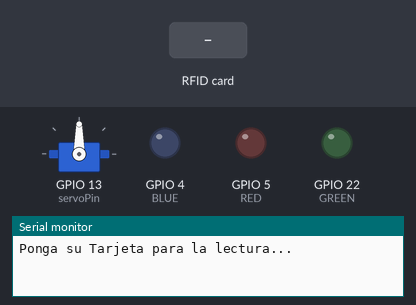
This sketch was run on a simulated ESP32. Shown: servo, output pins drawn as LEDs (lit = HIGH), the last lines printed to the serial monitor. The test bench sets the inputs (shaded band).

Above: at 1.2 s.
1.3 s: RFID card 33 D5 24 94 held to the reader
At 1.8 s:
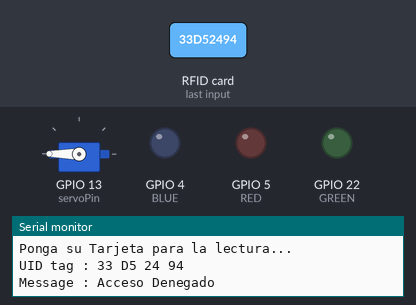
2.8 s: RFID card F3 B5 E0 10 held to the reader
At 3.4 s:
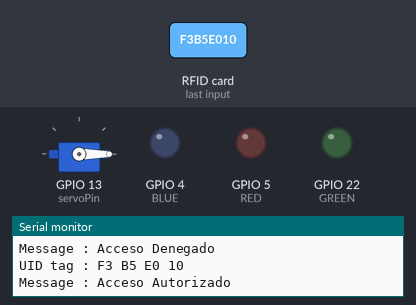
5.3 s: RFID card 1A 6B 11 B1 held to the reader
At 6.7 s:
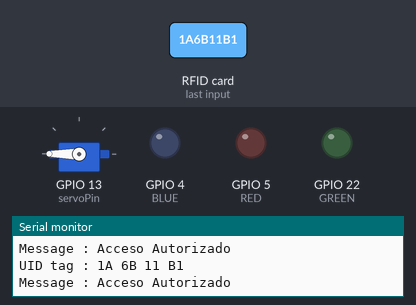
Timing chart, 0 to 8.3 s (numbered marks = the images above; inputs shaded):
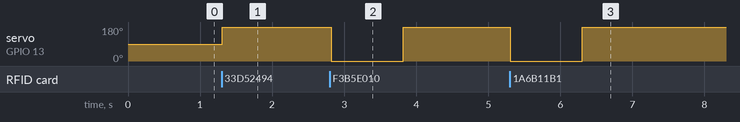

The sketch:

Control_Acceso_Puertas_RC522.ino
```cpp
#include <ESP32Servo.h>

Servo myservo;  // create servo object to control a servo

#include <SPI.h>
#include <MFRC522.h>

#define SS_PIN 2
#define RST_PIN 15

#define BLUE 4
#define GREEN 22
#define RED 5
MFRC522 mfrc522(SS_PIN, RST_PIN);   // Crea la instancia MFRC522

int pos = 0;    // variable to store the servo position
int servoPin = 13;

int pinZumbador=14;
int canal=0, frec=2000, resolucion=8;
//Inicializamos las variables de la salid
void setup()
{
  Serial.begin(115200);   // Inicializa la comunicacion serial
  SPI.begin();          // Inicializa el bus SPI
  mfrc522.PCD_Init();   // Inicializa el MFRC522
  pinMode(BLUE, OUTPUT);
  digitalWrite(BLUE, LOW);
  pinMode(GREEN, OUTPUT);
  digitalWrite(GREEN, LOW);
  pinMode(RED, OUTPUT);
  digitalWrite(RED, LOW);
  Serial.println("Ponga su Tarjeta para la lectura...");
  Serial.println();

  //Declaramos pin donde se conecta el zumbador

  ESP32PWM::allocateTimer(0);
	ESP32PWM::allocateTimer(1);
	ESP32PWM::allocateTimer(2);
	ESP32PWM::allocateTimer(3);
	myservo.setPeriodHertz(50);    // standard 50 hz servo
	myservo.attach(servoPin, 1000, 2000);

}
void loop()
{
  // Mirando para nuevas tarjeras
  if ( ! mfrc522.PICC_IsNewCardPresent())
  {
    return;
  }
  // Selecciona una de las tarjetas
  if ( ! mfrc522.PICC_ReadCardSerial())
  {
    return;
  }
  // Muestra el UID sobre el Monitor Serial
  Serial.print("UID tag :");
  String content= "";
  byte letter;
  for (byte i = 0; i < mfrc522.uid.size; i++)
  {
     Serial.print(mfrc522.uid.uidByte[i] < 0x10 ? " 0" : " ");
     Serial.print(mfrc522.uid.uidByte[i], HEX);
     content.concat(String(mfrc522.uid.uidByte[i] < 0x10 ? " 0" : " "));
     content.concat(String(mfrc522.uid.uidByte[i], HEX));
  }
  Serial.println();
  Serial.print("Message : ");
  content.toUpperCase();
  if (content.substring(1) == "33 D5 24 94") //Cambie aqui el UID de las tarjetas que usted desea dar acceso
  {
  Serial.println("Acceso Denegado");
  myservo.write(180);    // tell servo to go to position in variable 'pos'            // waits 15ms for the servo to reach the position
    // tell servo to go to position in variable 'pos'
  }

  if (content.substring(1) == "F3 B5 E0 10") //Cambie aqui el UID de las tarjetas que usted desea dar acceso
  {
  Serial.println("Acceso Autorizado");
  myservo.write(0);
delay(1000);
  myservo.write(180);

  }
    if (content.substring(1) == "1A 6B 11 B1") //Cambie aqui el UID de las tarjetas que usted desea dar acceso
  {
    Serial.println("Acceso Autorizado");
   myservo.write(0);
   delay(1000);
  myservo.write(180);
  }

}
```

Measured:
- after the input at 1.3 s, servo on GPIO 13 (servoPin): 90° → 180° at once
- after the input at 2.8 s, servo on GPIO 13 (servoPin): 180° → 0° at once, → 180° 1.0 s later
- after the input at 5.3 s, servo on GPIO 13 (servoPin): 180° → 0° at once, → 180° 1.0 s later
